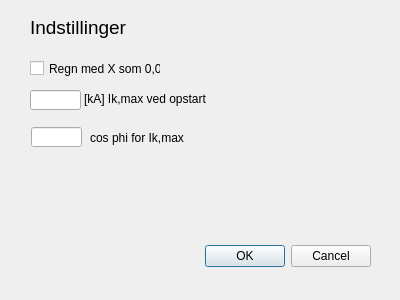
<?xml version="1.0" encoding="UTF-8"?>
<ui version="4.0">
 <class>properties</class>
 <widget class="QDialog" name="properties">
  <property name="geometry">
   <rect>
    <x>0</x>
    <y>0</y>
    <width>400</width>
    <height>300</height>
   </rect>
  </property>
  <property name="windowTitle">
   <string>Dialog</string>
  </property>
  <widget class="QDialogButtonBox" name="buttonBox">
   <property name="geometry">
    <rect>
     <x>30</x>
     <y>240</y>
     <width>341</width>
     <height>32</height>
    </rect>
   </property>
   <property name="orientation">
    <enum>Qt::Horizontal</enum>
   </property>
   <property name="standardButtons">
    <set>QDialogButtonBox::Cancel|QDialogButtonBox::Ok</set>
   </property>
  </widget>
  <widget class="QCheckBox" name="CHB_alternativeX">
   <property name="geometry">
    <rect>
     <x>30</x>
     <y>60</y>
     <width>131</width>
     <height>17</height>
    </rect>
   </property>
   <property name="text">
    <string>Regn med X som 0,08</string>
   </property>
  </widget>
  <widget class="QLineEdit" name="LEikmax">
   <property name="geometry">
    <rect>
     <x>30</x>
     <y>90</y>
     <width>51</width>
     <height>20</height>
    </rect>
   </property>
  </widget>
  <widget class="QLabel" name="labelIkmax">
   <property name="geometry">
    <rect>
     <x>84</x>
     <y>89</y>
     <width>241</width>
     <height>20</height>
    </rect>
   </property>
   <property name="text">
    <string>[kA] Ik,max ved opstart</string>
   </property>
  </widget>
  <widget class="QLineEdit" name="LEikmax_2">
   <property name="geometry">
    <rect>
     <x>31</x>
     <y>127</y>
     <width>51</width>
     <height>20</height>
    </rect>
   </property>
  </widget>
  <widget class="QLabel" name="labelIkmax_2">
   <property name="geometry">
    <rect>
     <x>90</x>
     <y>130</y>
     <width>241</width>
     <height>16</height>
    </rect>
   </property>
   <property name="text">
    <string>cos phi for Ik,max</string>
   </property>
  </widget>
  <widget class="QLabel" name="label">
   <property name="geometry">
    <rect>
     <x>30</x>
     <y>12</y>
     <width>341</width>
     <height>31</height>
    </rect>
   </property>
   <property name="font">
    <font>
     <pointsize>14</pointsize>
    </font>
   </property>
   <property name="text">
    <string>Indstillinger</string>
   </property>
  </widget>
 </widget>
 <resources/>
 <connections>
  <connection>
   <sender>buttonBox</sender>
   <signal>accepted()</signal>
   <receiver>properties</receiver>
   <slot>accept()</slot>
   <hints>
    <hint type="sourcelabel">
     <x>248</x>
     <y>254</y>
    </hint>
    <hint type="destinationlabel">
     <x>157</x>
     <y>274</y>
    </hint>
   </hints>
  </connection>
  <connection>
   <sender>buttonBox</sender>
   <signal>rejected()</signal>
   <receiver>properties</receiver>
   <slot>reject()</slot>
   <hints>
    <hint type="sourcelabel">
     <x>316</x>
     <y>260</y>
    </hint>
    <hint type="destinationlabel">
     <x>286</x>
     <y>274</y>
    </hint>
   </hints>
  </connection>
 </connections>
</ui>
